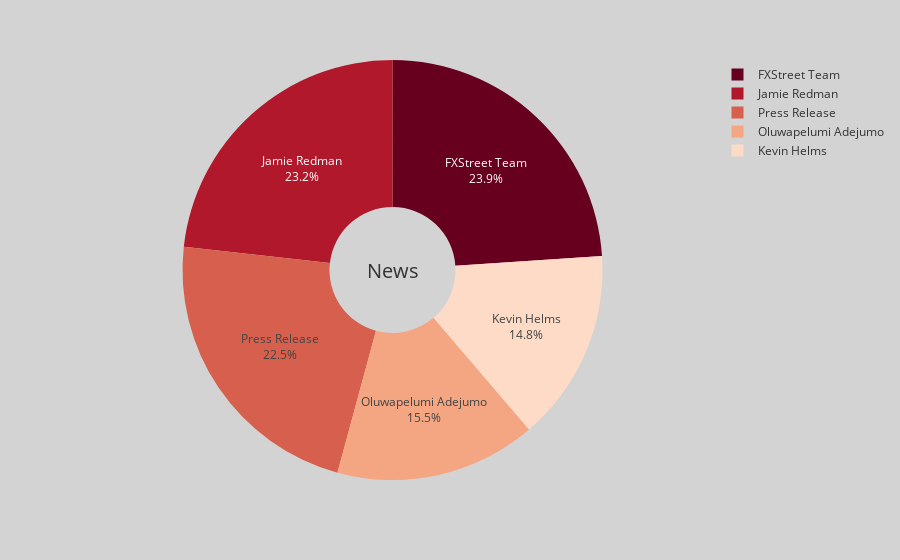

The notebook cell saved with this chart:
### Markdown cell above
---

### Code cell
fig10 = px.pie(df[:5],values='number_of_all_news',names='author', hole=0.3, color_discrete_sequence=px.colors.sequential.RdBu, labels={'author':'Author Name', 'number_of_all_news':'Number of News'})
fig10.update_traces(textinfo="percent+label")
fig10.update_layout(template='ggplot2', paper_bgcolor='rgb(211, 211, 211)', plot_bgcolor='rgb(211, 211, 211)',
                   annotations=[dict(text='News', x=0.5, y=0.5, font_size=20, showarrow=False)])




fig10.show()

### Figure 1 — Plotly figure (JSON) as saved in the notebook; plotly's stock layout.template omitted (floating-point values rounded to 4 significant figures)
{"data": [{"domain": {"x": [0, 1], "y": [0, 1]}, "hole": 0.3, "hovertemplate": "Author Name=%{label}<br>Number of News=%{value}<extra></extra>", "labels": ["FXStreet Team", "Jamie Redman", "Press Release", "Oluwapelumi Adejumo", "Kevin Helms"], "legendgroup": "", "name": "", "showlegend": true, "textinfo": "percent+label", "type": "pie", "values": [34, 33, 32, 22, 21]}], "layout": {"annotations": [{"font": {"size": 20}, "showarrow": false, "text": "News", "x": 0.5, "y": 0.5}], "legend": {"tracegroupgap": 0}, "margin": {"t": 60}, "paper_bgcolor": "rgb(211, 211, 211)", "piecolorway": ["rgb(103,0,31)", "rgb(178,24,43)", "rgb(214,96,77)", "rgb(244,165,130)", "rgb(253,219,199)", "rgb(247,247,247)", "rgb(209,229,240)", "rgb(146,197,222)", "rgb(67,147,195)", "rgb(33,102,172)", "rgb(5,48,97)"], "plot_bgcolor": "rgb(211, 211, 211)"}}
